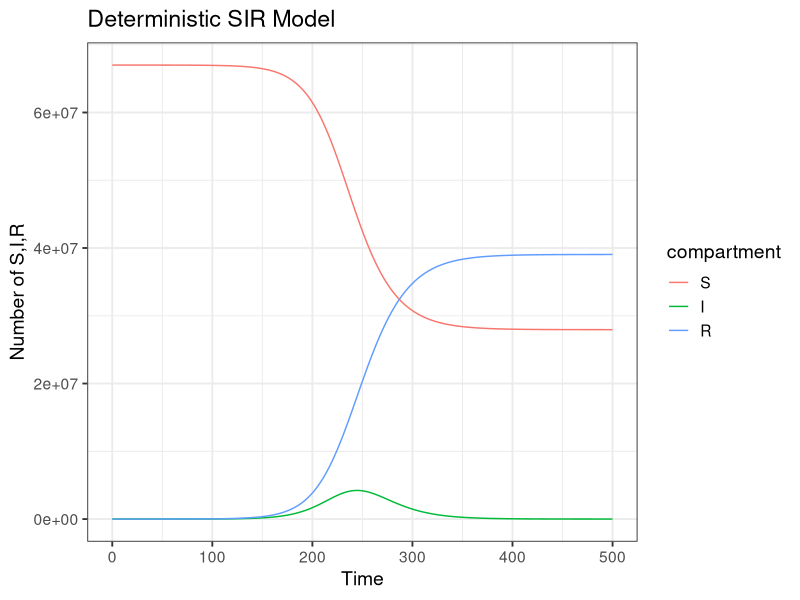
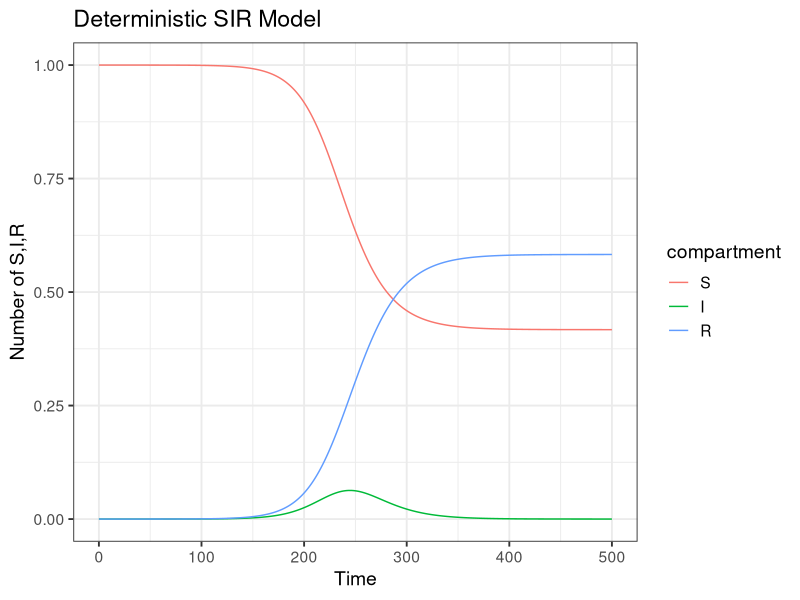

Reproduce these figures in R, in order.
#SIR deterministic
#Parameters: beta (transmission rate), gamma (recovery rate)
#State variables: S, I, R (compartments)

library(deSolve)
library(ggplot2)
library(data.table)

sir <- function(time, state, parameters) {
  with(as.list(c(state, parameters)), {
    dS <- -beta * S * I / Nsize
    dI <- beta * S * I / Nsize - gamma * I
    dR <- gamma * I

    return(list(c(dS, dI, dR)))
  })
}

#Intial conditions (values of S,I,R) as proportions: TO COMPLETE
Nsize=67000000
I0=100/Nsize
init <- c(S = Nsize - I0*Nsize, I = I0*Nsize, R = 0)

#Parameter values: TO COMPLETE
parameters <- c(beta = 0.15, gamma = 1/10)
times <- seq(0, 500, by = 1)

out <- as.data.table(ode(y = init, times = times, func = sir, parms = parameters))

out_l = melt(out, id.vars = "time", variable.name = "compartment", value.name = "value")
ggplot(out_l, aes(x = time)) + 
  geom_line(aes(y = value, color = compartment)) + 
  labs(x = "Time", y = "Number of S,I,R", title = "Deterministic SIR Model") + 
  theme_bw(14)

Nsize=1
I0=100/67000000
init <- c(S = 1 - I0, I = I0, R = 0)

out_prop <- as.data.table(ode(y = init, times = times, func = sir, parms = parameters))
out_prop_l = melt(out_prop, id.vars = "time", variable.name = "compartment", value.name = "value")
ggplot(out_prop_l, aes(x = time)) + 
  geom_line(aes(y = value, color = compartment)) + 
  labs(x = "Time", y = "Number of S,I,R", title = "Deterministic SIR Model") + 
  theme_bw(14)
